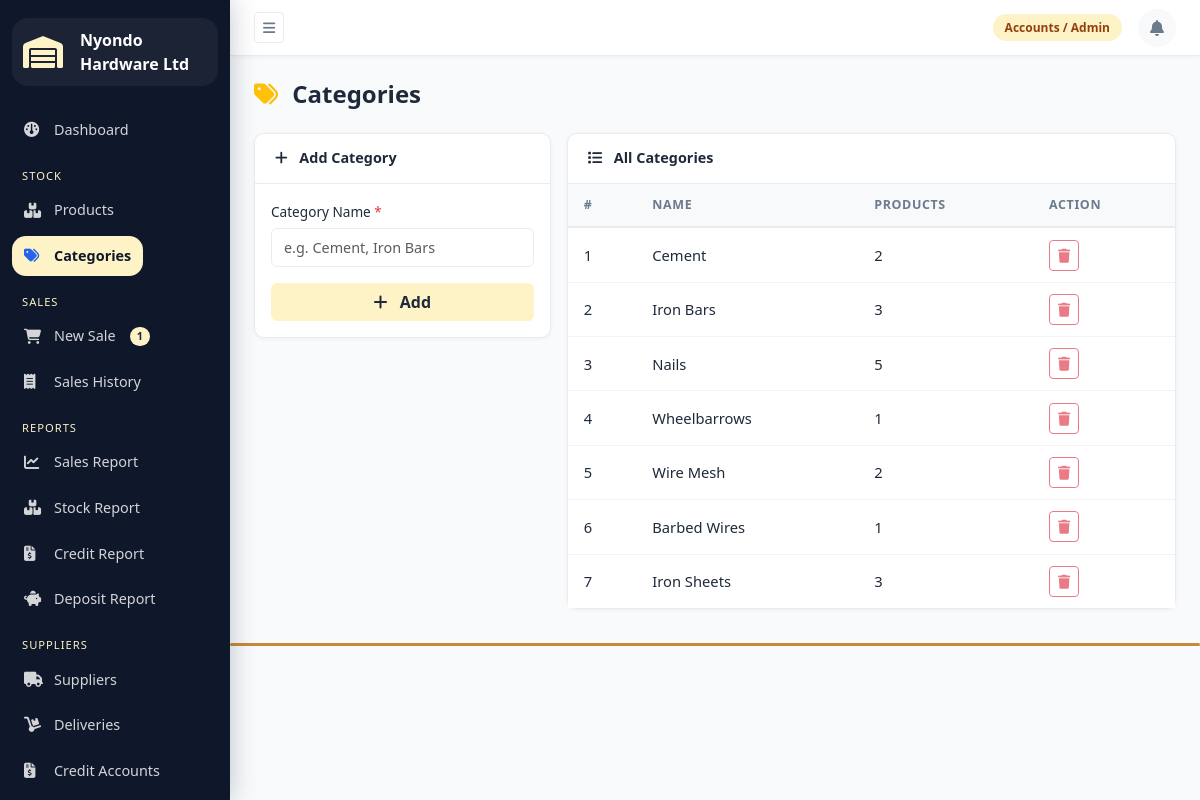
Screenshot of /stock/categories/ (signed in) with the database file from the repository.
### sales/models.py (models this page shows, shortened)
class Cart(models.Model):
    attendant = models.OneToOneField(User, on_delete=models.CASCADE, related_name='cart')
    customer_name = models.CharField(max_length=200, blank=True)
    customer_phone = models.CharField(max_length=15, blank=True)
    customer_type = models.CharField(
        max_length=15,
        choices=[
            ('wholesaler', 'Wholesaler'),
            ('retailer', 'Retailer'),
            ('individual', 'Individual Buyer'),
        ],
        default='individual'
    )
    delivery_requested = models.BooleanField(default=False)
    within_10km = models.BooleanField(default=False)
    created_at = models.DateTimeField(auto_now_add=True)
    updated_at = models.DateTimeField(auto_now=True)
    @property
    def item_count(self):
        return self.cart_items.count()

### accounts/models.py (models this page shows, shortened)
class UserProfile(models.Model):
    ROLE_CHOICES = [
        ('sales_attendant', 'Sales Attendant'),
        ('store_manager', 'Store Manager'),
        ('admin', 'Accounts / Admin'),
    ]
    user = models.OneToOneField(User, on_delete=models.CASCADE, related_name='profile')
    role = models.CharField(max_length=20, choices=ROLE_CHOICES)
    phone = models.CharField(max_length=15)

### stock/models.py (models this page shows, shortened)
class Category(models.Model):
    name = models.CharField(max_length=100)
    class Meta:
        verbose_name_plural = "Categories"

### stock/views.py (the view)
        def wrapper(request, *args, **kwargs):
            if not hasattr(request.user, 'profile'):
                messages.error(request, "Access denied.")
                return redirect('dashboard')
            if request.user.profile.role not in roles:
                messages.error(request, "You do not have permission for this action.")
                return redirect('dashboard')
            return view_func(request, *args, **kwargs)

### stock/forms.py
class CategoryForm(forms.ModelForm):
    class Meta:
        model = Category
        fields = ['name']
        widgets = {
            'name': forms.TextInput(attrs={
                'class': 'form-control',
                'placeholder': 'e.g. Cement, Iron Bars'
            })
        }

### stock/views.py (called while the page is built)
def role_required(roles):
    def decorator(view_func):
        def wrapper(request, *args, **kwargs):
            if not hasattr(request.user, 'profile'):
                messages.error(request, "Access denied.")
                return redirect('dashboard')
            if request.user.profile.role not in roles:
                messages.error(request, "You do not have permission for this action.")
                return redirect('dashboard')
            return view_func(request, *args, **kwargs)
        wrapper.__name__ = view_func.__name__
        return login_required(wrapper)
    return decorator

@role_required(['store_manager', 'admin'])
def category_list(request):
    categories = Category.objects.all()
    form = CategoryForm(request.POST or None)
    if request.method == 'POST':
        if form.is_valid():
            form.save()
            messages.success(request, "Category added.")
            return redirect('category_list')
    return render(request, 'stock/category_list.html', {
        'categories': categories,
        'form': form,
    })

### templates/stock/category_list.html (shortened to what this page needs)
{% extends 'base.html' %}
{% block content %}
<h4 class="fw-bold mb-4">
    <i class="fa-solid fa-tags me-2 text-warning"></i> Categories
</h4>
<div class="row g-3">
    <div class="col-md-4">
        <div class="card">
            <div class="card-header">
                <i class="fa-solid fa-plus me-2"></i> Add Category
            </div>
            <div class="card-body">
                <form method="post" novalidate>
                    <div class="mb-3">
                        <label class="form-label">Category Name <span class="text-danger">*</span></label>
                        {{ form.name }}
                    </div>
                    <button type="submit" class="btn btn-primary w-100">
                        <i class="fa-solid fa-plus me-2"></i> Add
                    </button>
                </form>
            </div>
        </div>
    </div>
    <div class="col-md-8">
        <div class="card">
            <div class="card-header">
                <i class="fa-solid fa-list me-2"></i> All Categories
            </div>
            <div class="card-body p-0">
                <table class="table table-hover mb-0">
                    <thead>
                        <tr>
                            <th>#</th>
                            <th>Name</th>
                            <th>Products</th>
                            <th>Action</th>
                        </tr>
                    </thead>
                    <tbody>
                        {% for cat in categories %}
                        <tr>
                            <td>{{ forloop.counter }}</td>
                            <td>{{ cat.name }}</td>
                            <td>{{ cat.product_set.count }}</td>
                            <td>
                                <form method="post"
                                      action="{% url 'category_delete' cat.pk %}">
                                    <button class="btn btn-sm btn-outline-danger"
                                            {% if cat.product_set.count > 0 %}disabled title="Has products"{% endif %}>
                                        <i class="fa-solid fa-trash"></i>
                                    </button>
                                </form>
                            </td>
                        </tr>
                        {% endfor %}
                    </tbody>
                </table>
            </div>
        </div>
    </div>
</div>
{% endblock %}

### templates/base.html (shortened to what this page needs)
<!DOCTYPE html>
<html lang="en">
<head>
    {% load static %}
    <link href="https://cdn.jsdelivr.net/npm/bootstrap@5.3.0/dist/css/bootstrap.min.css"
          rel="stylesheet">
    <link href="https://cdnjs.cloudflare.com/ajax/libs/font-awesome/6.4.0/css/all.min.css"
          rel="stylesheet">
    <link href="{% static 'css/main.css' %}"
          rel="stylesheet">
</head>
<body>
{% if request.user.is_authenticated %}
<div class="wrapper">
    <nav id="sidebar">
        <div class="sidebar-header">
            <i class="fa-solid fa-warehouse me-2"></i>
            <span>Nyondo Hardware Ltd</span>
    </div>
        <ul class="sidebar-menu">
            <li>
                <a href="{% url 'dashboard' %}"
                   class="{% if request.resolver_match.url_name == 'dashboard' %}active{% endif %}">
                    <i class="fa-solid fa-gauge"></i>
                    Dashboard
                </a>
            </li>
            <li class="menu-label">Stock</li>
            <li>
                <a href="{% url 'product_list' %}"
                   class="{% if 'product' in request.resolver_match.url_name %}active{% endif %}">
                    <i class="fa-solid fa-boxes-stacked"></i>
                    Products
                </a>
            </li>
            <li>
                <a href="{% url 'category_list' %}"
                   class="{% if 'category' in request.resolver_match.url_name %}active{% endif %}">
                    <i class="fa-solid fa-tags"></i>
                    Categories
                </a>
            </li>
            <li class="menu-label">Sales</li>
            <li>
                <a href="{% url 'cart' %}"
                   class="{% if 'cart' in request.resolver_match.url_name %}active{% endif %}">
                    <i class="fa-solid fa-cart-shopping"></i>
                    New Sale
                    {% with cart=request.user.cart %}
                        {% if cart and cart.item_count > 0 %}
                        <span class="badge bg-warning text-dark ms-1">
                            {{ cart.item_count }}
                        </span>
                        {% endif %}
                    {% endwith %}
                </a>
            </li>
            <li>
                <a href="{% url 'sales_list' %}"
                   class="{% if request.resolver_match.url_name == 'sales_list' %}active{% endif %}">
                    <i class="fa-solid fa-receipt"></i>
                    Sales History
                </a>
            </li>
            <li class="menu-label">Reports</li>
            <li>
                <a href="{% url 'sales_report' %}"
                   class="{% if request.resolver_match.url_name == 'sales_report' %}active{% endif %}">
                    <i class="fa-solid fa-chart-line"></i>
                    Sales Report
                </a>
            </li>
            <li>
                <a href="{% url 'stock_report' %}"
                   class="{% if request.resolver_match.url_name == 'stock_report' %}active{% endif %}">
                    <i class="fa-solid fa-boxes-stacked"></i>
                    Stock Report
                </a>
            </li>
            {% if request.user.profile.role == 'admin' %}
            <li>
                <a href="{% url 'credit_report' %}"
                   class="{% if request.resolver_match.url_name == 'credit_report' %}active{% endif %}">
                    <i class="fa-solid fa-file-invoice-dollar"></i>
                    Credit Report
                </a>
            </li>
            {% endif %}
            <li>
                <a href="{% url 'deposit_report' %}"
                   class="{% if request.resolver_match.url_name == 'deposit_report' %}active{% endif %}">
                    <i class="fa-solid fa-piggy-bank"></i>
                    Deposit Report
                </a>
            </li>
            <li class="menu-label">Suppliers</li>
            <li>
                <a href="{% url 'supplier_list' %}"
                   class="{% if 'supplier' in request.resolver_match.url_name %}active{% endif %}">
                    <i class="fa-solid fa-truck"></i>
                    Suppliers
                </a>
            </li>
            <li>
                <a href="{% url 'delivery_list' %}"
                   class="{% if 'delivery' in request.resolver_match.url_name %}active{% endif %}">
                    <i class="fa-solid fa-dolly"></i>
                    Deliveries
                </a>
            </li>
            <li>
                <a href="{% url 'credit_list' %}"
                   class="{% if 'credit' in request.resolver_match.url_name %}active{% endif %}">
                    <i class="fa-solid fa-file-invoice-dollar"></i>
                    Credit Accounts
                </a>
            </li>
        </ul>
    </nav>
    <div id="content">
        <nav class="topbar">
            <button id="sidebarToggle"
                    class="btn btn-sm btn-outline-secondary">
                <i class="fa-solid fa-bars"></i>
            </button>
            <div class="topbar-right">
                <span class="badge-role">
                    {{ request.user.profile.get_role_display }}
                </span>
                <div class="notif-wrapper">
                    <a href="{% url 'notification_list' %}"
                       class="notif-bell {% if notif_unread_count > 0 %}has-unread{% endif %}"
                       title="Notifications">
                        <i class="fa-solid fa-bell"></i>
                    </a>
                </div>
            </div>
        </nav>
        <div class="page-content">
            {% block content %}
            {% endblock %}
        </div>
        <div class="logo-line"></div>
    </div>
</div>
{% endif %}
</body>
</html>

### rows the page displays
Cart: item_count "1"
Category: name "Cement", product_set.count "2"
Category: name "Iron Bars", product_set.count "3"
Category: name "Nails", product_set.count "5"
Category: name "Wheelbarrows", product_set.count "1"
Category: name "Wire Mesh", product_set.count "2"
Category: name "Barbed Wires", product_set.count "1"
Category: name "Iron Sheets", product_set.count "3"

### other values shown
{{ request.user.profile.get_role_display }} "Accounts / Admin"
